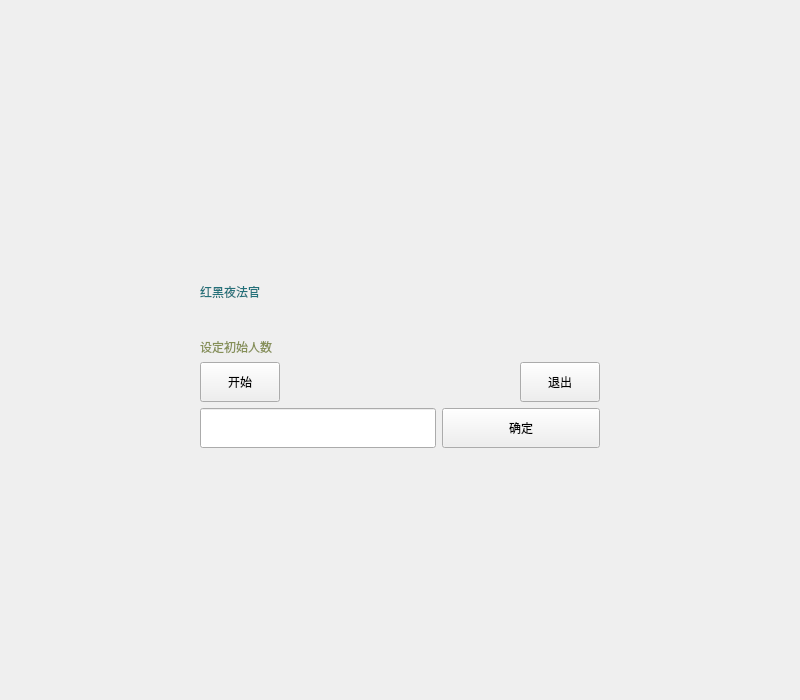
<?xml version="1.0" encoding="UTF-8"?>
<ui version="4.0">
 <class>Widget2</class>
 <widget class="QWidget" name="Widget2">
  <property name="geometry">
   <rect>
    <x>0</x>
    <y>0</y>
    <width>800</width>
    <height>700</height>
   </rect>
  </property>
  <property name="windowTitle">
   <string>Widget2</string>
  </property>
  <layout class="QGridLayout" name="gridLayout">
   <item row="0" column="3">
    <spacer name="verticalSpacer_2">
     <property name="orientation">
      <enum>Qt::Vertical</enum>
     </property>
     <property name="sizeHint" stdset="0">
      <size>
       <width>20</width>
       <height>160</height>
      </size>
     </property>
    </spacer>
   </item>
   <item row="1" column="1" colspan="5">
    <widget class="QLabel" name="label">
     <property name="minimumSize">
      <size>
       <width>400</width>
       <height>80</height>
      </size>
     </property>
     <property name="styleSheet">
      <string notr="true">font: 48pt &quot;Agency FB&quot;;
color: rgb(35, 113, 122);</string>
     </property>
     <property name="text">
      <string>红黑夜法官</string>
     </property>
    </widget>
   </item>
   <item row="2" column="1" colspan="5">
    <widget class="QLabel" name="label_2">
     <property name="styleSheet">
      <string notr="true">font: 36pt &quot;Agency FB&quot;;
color: rgb(133, 143, 86);</string>
     </property>
     <property name="text">
      <string>设定初始人数</string>
     </property>
    </widget>
   </item>
   <item row="3" column="0">
    <spacer name="horizontalSpacer">
     <property name="orientation">
      <enum>Qt::Horizontal</enum>
     </property>
     <property name="sizeHint" stdset="0">
      <size>
       <width>129</width>
       <height>20</height>
      </size>
     </property>
    </spacer>
   </item>
   <item row="3" column="1">
    <widget class="QPushButton" name="pushButton">
     <property name="minimumSize">
      <size>
       <width>0</width>
       <height>40</height>
      </size>
     </property>
     <property name="text">
      <string>开始</string>
     </property>
    </widget>
   </item>
   <item row="3" column="2" colspan="3">
    <spacer name="horizontalSpacer_4">
     <property name="orientation">
      <enum>Qt::Horizontal</enum>
     </property>
     <property name="sizeHint" stdset="0">
      <size>
       <width>170</width>
       <height>20</height>
      </size>
     </property>
    </spacer>
   </item>
   <item row="3" column="5">
    <widget class="QPushButton" name="pushButton_2">
     <property name="minimumSize">
      <size>
       <width>0</width>
       <height>40</height>
      </size>
     </property>
     <property name="text">
      <string>退出</string>
     </property>
    </widget>
   </item>
   <item row="3" column="6">
    <spacer name="horizontalSpacer_2">
     <property name="orientation">
      <enum>Qt::Horizontal</enum>
     </property>
     <property name="sizeHint" stdset="0">
      <size>
       <width>129</width>
       <height>20</height>
      </size>
     </property>
    </spacer>
   </item>
   <item row="4" column="0">
    <spacer name="horizontalSpacer_3">
     <property name="orientation">
      <enum>Qt::Horizontal</enum>
     </property>
     <property name="sizeHint" stdset="0">
      <size>
       <width>130</width>
       <height>20</height>
      </size>
     </property>
    </spacer>
   </item>
   <item row="4" column="1" colspan="3">
    <widget class="QLineEdit" name="lineEdit">
     <property name="minimumSize">
      <size>
       <width>0</width>
       <height>40</height>
      </size>
     </property>
    </widget>
   </item>
   <item row="4" column="4" colspan="2">
    <widget class="QPushButton" name="pushButton_3">
     <property name="minimumSize">
      <size>
       <width>0</width>
       <height>40</height>
      </size>
     </property>
     <property name="text">
      <string>确定</string>
     </property>
    </widget>
   </item>
   <item row="4" column="6">
    <spacer name="horizontalSpacer_5">
     <property name="orientation">
      <enum>Qt::Horizontal</enum>
     </property>
     <property name="sizeHint" stdset="0">
      <size>
       <width>130</width>
       <height>20</height>
      </size>
     </property>
    </spacer>
   </item>
   <item row="5" column="2">
    <spacer name="verticalSpacer">
     <property name="orientation">
      <enum>Qt::Vertical</enum>
     </property>
     <property name="sizeHint" stdset="0">
      <size>
       <width>20</width>
       <height>228</height>
      </size>
     </property>
    </spacer>
   </item>
  </layout>
 </widget>
 <layoutdefault spacing="6" margin="11"/>
 <resources/>
 <connections/>
</ui>
